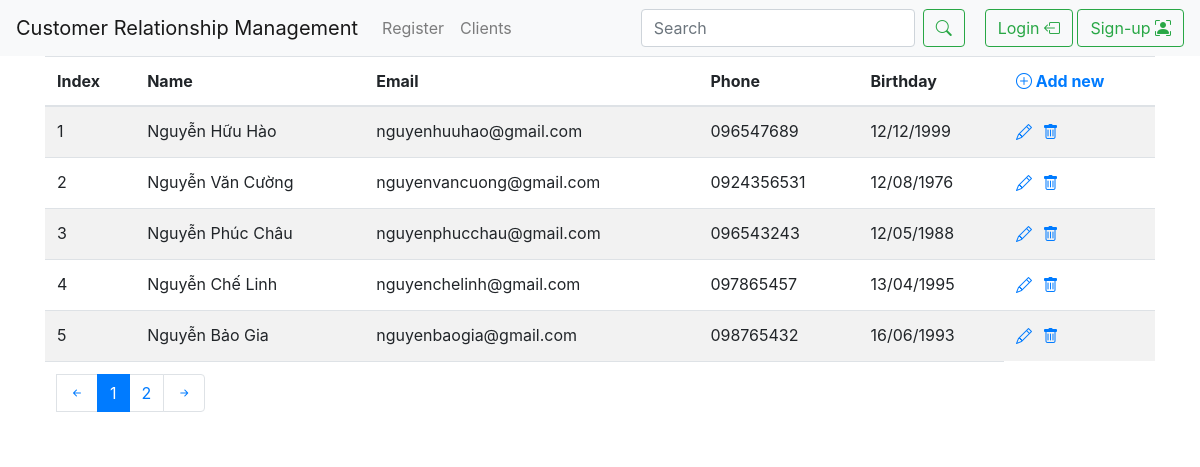
Page /customer/list on the committed database.
### customer/models.py (models this page shows, shortened)
class Customer(models.Model):
    name = models.CharField(verbose_name="Your name", max_length=50)
    email = models.CharField(verbose_name="Your email", max_length=50)
    phone = models.CharField(verbose_name="Phone", max_length=13)
    birthday = models.CharField(verbose_name="Your birthday", max_length=100)
    class Meta:
        db_table = "Customer"

### customer/views.py (the view)
# urls.py: url(r'^customer/list', views.list_customer, name='list_customer'),
def list_customer(request):
    customer = Customer.objects.all()
    paginator = Paginator(customer.order_by("id"), per_page= settings.PAGINATE_BY)
    page_number = request.GET.get('page')
    page_obj = paginator.get_page(page_number)
    return render(
        request=request,
        template_name='customer/list.html',
        context ={
            'page_obj': page_obj
        }
    )

### customer/templatetags/myfilter.py (called while the page is built)
@register.filter
def make_range(number):
    return range(1,number + 1)

@register.filter
def make_index_pagination(current_page,index):
    return settings.PAGINATE_BY * (current_page -1) + index

### customer/templates/customer/list.html (shortened to what this page needs)
{% extends 'base/base.html' %}
{% block content %}
{% load myfilter %}
{% load humanize %}
{% load static %}
  <div class="container-fluid">
      <div class="row">
          <div class="col-12">
              <table class="table table-striped">
                <thead>
                  <tr>
                    <th scope="col">Index</th>
                    <th scope="col">Name</th>
                    <th scope="col">Email</th>
                    <th scope="col">Phone</th>
                    <th scope="col">Birthday</th>
                    <th scope="col">
                        <a href="{% url 'add_customer' %}">
                            <i class="bi bi-plus-circle"></i> Add new
                        </a>
                    </th>
                  </tr>
                </thead>
                <tbody>
                    {% for customer in page_obj %}
                    <tr>
                        <td scope="row">
                          {{ page_obj.number| make_index_pagination:forloop.counter}}
                        </td>
                        <td>{{ customer.name }}</td>
                        <td>{{ customer.email }}</td>
                        <td>{{ customer.phone }}</td>
                        <td>{{ customer.birthday }}</td>
                        <td>
                            <a href="{% url 'update_customer' customer_id=customer.id %}">
                                <i class="bi bi-pencil"></i>
                            </a>
                            <button class ="delete" data-info = "{{place}}" data-url-delete="{% url 'delete_customer' customer_id=customer.id %}">
                                <i class="bi bi-trash"></i>
                            </button>
                        </td>
                    </tr>
                    {% endfor %}
                </tbody>
                <tfoot>
                  <tr>
                    <td colspan ="5">
                      <nav aria-label="Page navigation example">
                        <ul class="pagination">
                            {% if page_obj.has_previous %}
                            <li class="page-item"></li>
                              <a class="page-link" href="?page={{page_obj.previous_page_number}}" aria-label="Previous">
                                <i class="bi bi-arrow-left-short"></i>
                              </a>
                            </li>
                            {% else %}
                              <a class="page-link" aria-label="Previous">
                                <i class="bi bi-arrow-left-short"></i>
                              </a>
                            {% endif %}
                          {% for page in page_obj.paginator.num_pages|make_range %}
                          {% if page_obj.number == page %}
                              <li class="page-item active" ><a class="page-link" href="?page={{page}}">{{page}}</a></li>
                          {% else %}
                              <li class="page-item" ><a class="page-link" href="?page={{page}}">{{page}}</a></li>
                          {% endif %}
                          {% endfor %}
                          {% if page_obj.has_next %}
                          <li class="page-item">
                            <a class="page-link" href="?page={{page_obj.next_page_number}}" aria-label="Next">
                              <i class="bi bi-arrow-right-short"></i>
                            </a>
                          </li>
                          {% else %}
                          <li class="page-item disabled" style ="cursor:not-allowed">
                            <a class="page-link" aria-label="Next">
                              <i class="bi bi-arrow-right-short"></i>
                            </a>
                          </li>
                          {% endif %}
                        </ul>
                      </nav>
                    </td>
                  </tr>
                </tfoot>
              </table>
          </div>
      </div>
  </div>
{% endblock content %}

### customer/templates/base/base.html (shortened to what this page needs)
<!DOCTYPE html>
<html lang="en">
    <head>
        {% load static %}
        <link rel="stylesheet" href="{% static 'css/bootstrap.min.css' %}">
        <link rel="stylesheet" href="{% static 'css/bootstrap-icons.css' %}">
        <link rel="stylesheet" href="{% static 'css/style.css' %}">
    </head>
    <nav class="navbar navbar-expand-lg navbar-light bg-light">
        <a class="navbar-brand" href="{% url 'index' %}">Customer Relationship Management</a>
        <div class="collapse navbar-collapse" id="navbarSupportedContent">
          <ul class="navbar-nav mr-auto">
            <li class="nav-item dropdown">
                <ul class="nav col-12 col-lg-auto me-lg-auto mb-2 justify-content-center mb-md-0">
                <li><a href="{% url 'add_customer' %}" class="nav-link px-2 link-secondary">Register</a></li>
                <li><a href="{% url 'list_customer' %}" class="nav-link px-2 link-dark">Clients</a></li>
            </li>
          </ul>
        </div>
          <form class="form-inline my-2 my-lg-0" action="" method="GET">
            <input id="search-keyword" class="form-control mr-sm-2" name="keyword" type="search" placeholder="Search" aria-label="Search">
            <button class="btn btn-outline-success my-2 my-sm-0" type="submit"><i class="bi bi-search"></i></button>
          </form>
          <div class="text-end" style="margin-left: 20px;">
            {% if user.is_authenticated %}
              Welcome <strong>{{user.first_name}} {{user.last_name}}</strong>
              <a href="{% url 'logout_user' %}"  class="btn btn-outline-success my-2 my-sm-0">Logout
                <i class="bi bi-box-arrow-right"></i>
              </a>
            {% else %}
              <a href="{% url 'login_user' %}" class="btn btn-outline-success my-2 my-sm-0">Login
                <i class="bi bi-box-arrow-left"></i>
              </a>
              <a href="{% url 'register_user' %}" class="btn btn-outline-success my-2 my-sm-0">Sign-up
                <i class="bi bi-person-bounding-box"></i>
              </a>
            {% endif %}
          </div>
      </nav>
      <div class="container">
          <div class="row">
              {% block content %}
              {% endblock content %}
          </div>
      </div>
</body>
</html>

### customer/static/css/style.css (style rules this page uses)
button.delete { background-color: transparent; border:none; color: #007bff; }

### rows in the picture
Customer: number|make_index_pagination "1", name "Nguyễn Hữu Hào", email "nguyenhuuhao@gmail.com", phone "096547689", birthday "12/12/1999"
Customer: number|make_index_pagination "2", name "Nguyễn Văn Cường", email "nguyenvancuong@gmail.com", phone "0924356531", birthday "12/08/1976"
Customer: number|make_index_pagination "3", name "Nguyễn Phúc Châu", email "nguyenphucchau@gmail.com", phone "096543243", birthday "12/05/1988"
Customer: number|make_index_pagination "4", name "Nguyễn Chế Linh", email "nguyenchelinh@gmail.com", phone "097865457", birthday "13/04/1995"
Customer: number|make_index_pagination "5", name "Nguyễn Bảo Gia", email "nguyenbaogia@gmail.com", phone "098765432", birthday "16/06/1993"

### other values in the picture
{{ page }} "1"
{{ page }} "2"
